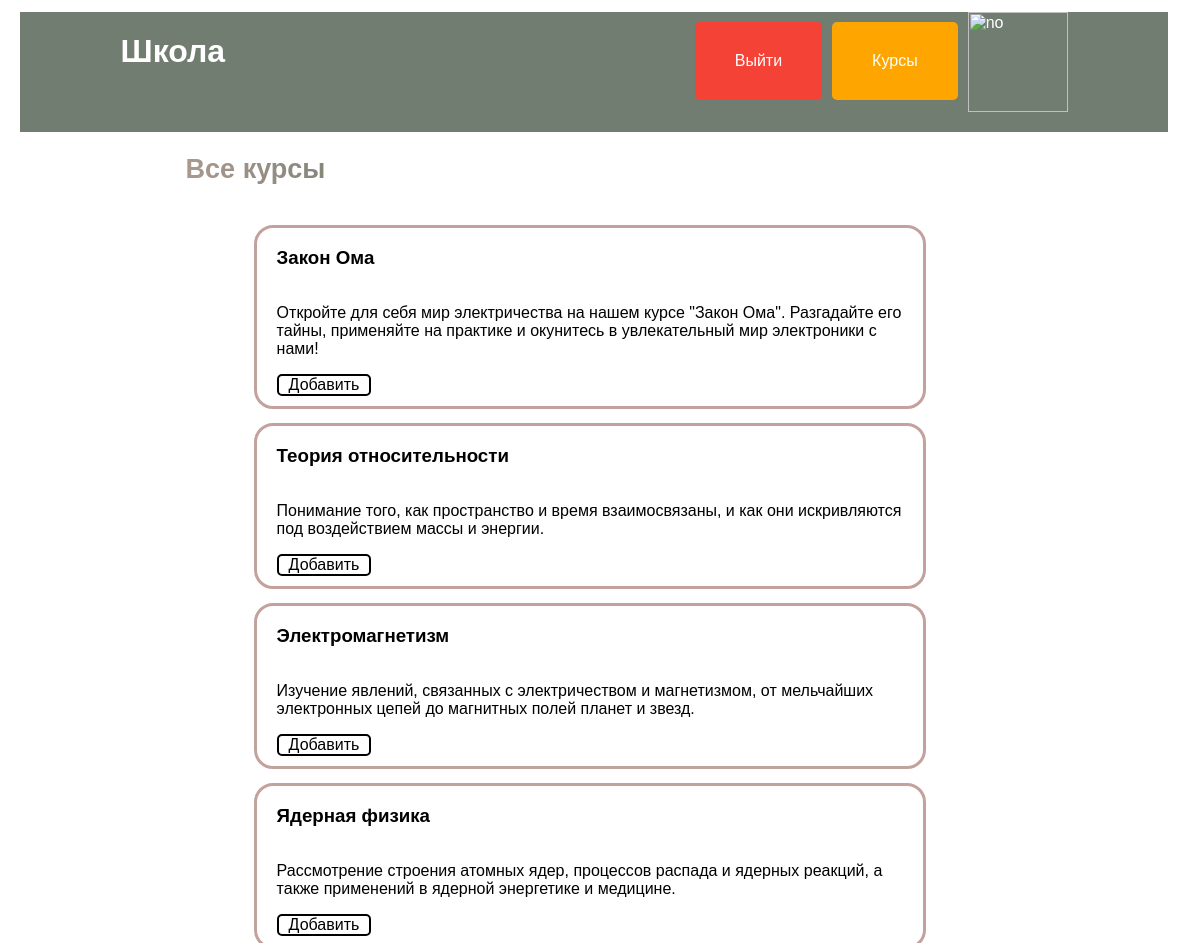
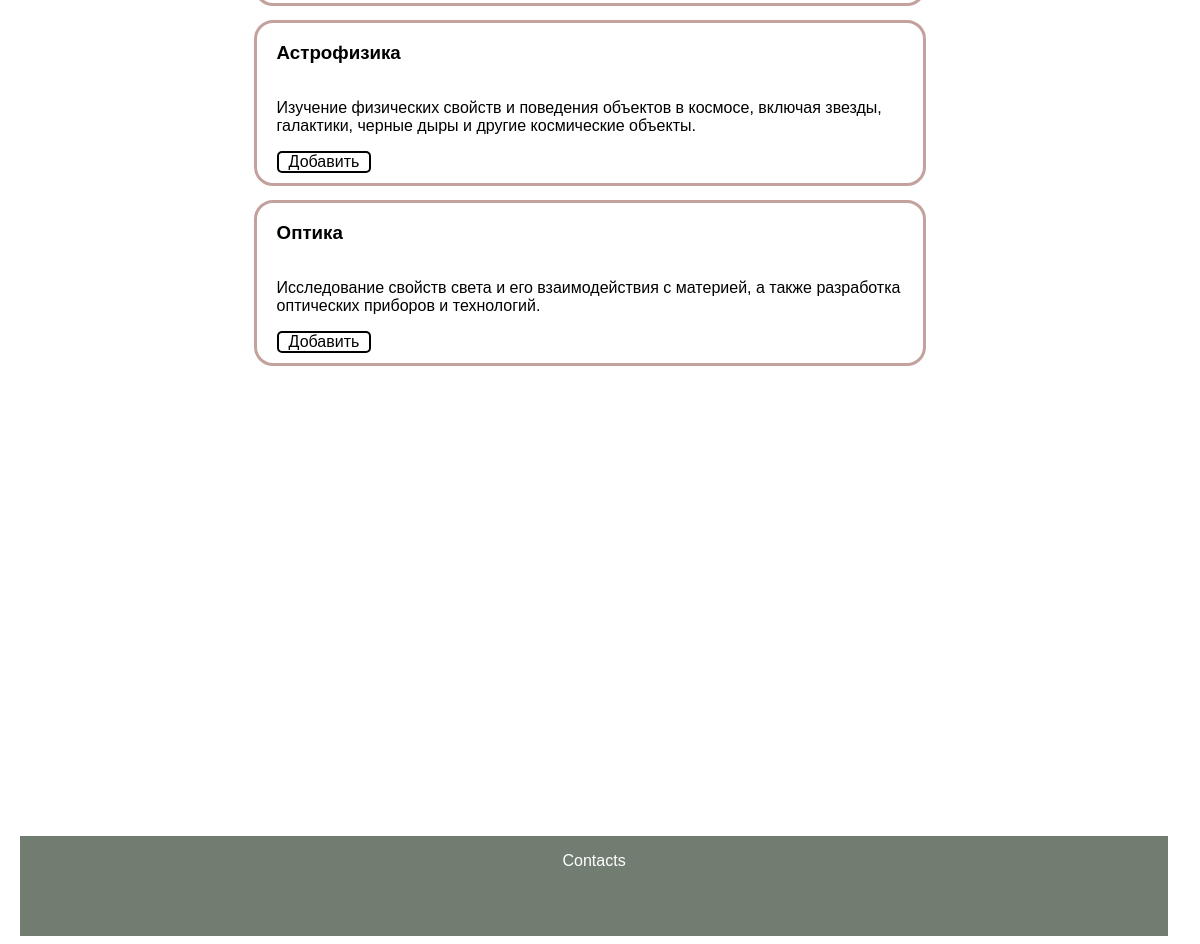
/home/all-courses (signed in), run on the app's committed database (2 pictures, top to bottom).
### data/courses.py (models this page shows)
class Course(SqlAlchemyBase):
    __tablename__ = 'courses'
    id = sqlalchemy.Column(sqlalchemy.Integer,
                           primary_key=True, autoincrement=True)
    title = sqlalchemy.Column(sqlalchemy.String, nullable=True)
    description = sqlalchemy.Column(sqlalchemy.String, nullable=True)
    content = sqlalchemy.Column(sqlalchemy.String, nullable=True)
    created_date = sqlalchemy.Column(sqlalchemy.DateTime,
                                     default=datetime.datetime.now)
    user_course = orm.relationship("UserCourse", back_populates='course')

### main.py (the view, shortened to what this page needs)
@app.route('/home/all-courses')
def all_courses():
    form = HomeForm()
    db_sess = db_session.create_session()
    all_courses = db_sess.query(Course).all()
    id_newcourses = ''
    if current_user.is_authenticated:
        id_courses = db_sess.query(UserCourse).filter(UserCourse.user_id == current_user.id).all()
        my_courses = []
        if id_courses != []:
            for el in id_courses:
                courses = db_sess.query(Course).filter(Course.id == el.id_course).first()
                my_courses.append(courses)
            id_newcourses = []
            for el in my_courses:
                id_newcourses.append(el.id)
        else:
            my_courses = '1'
    else:
        my_courses = ''
    return render_template('all_courses.html', course=all_courses, userinf=current_user, len=len(all_courses), checked=id_newcourses, form=form)

### data/db_session.py (called while the page is built)
def create_session() -> Session:
    global __factory
    return __factory()

### main.py (called while the page is built)
@login_manager.user_loader
def load_user(user_id):
    db_sess = db_session.create_session()
    return db_sess.query(User).get(user_id)

### templates/all_courses.html (shortened to what this page needs)
{% extends "base.html" %}
{% block content %}
<h2 class="gradient">Все курсы</h2>
<div class="all-courses">
{% for el in course %}
    <a href="{{ url_for('course', course_id=el.id) }}">
    <div class="all-onecourse" data-course-id="{{ el.id }}">
<h3><a class="all-onecourse-a">{{ el.title }}</a></h3>
        <p><a class="all-onecourse-a"> {{ el.description }}</a></p>
        {% if userinf != '' %}
                        <div class="course-del-button">
                    {% if checked != '' %}
                        {% if el.id in checked %}
                            <a class="delete-button" href="/delete_my_course/{{ el.id }}/3"></a>
                        {% else %}
                            <a class="add-button" href="/add_my_course/{{ el.id }}/2">Добавить</a>
                        {% endif %}
                    {% else %}
                        <a class="add-button" href="/add_my_course/{{ el.id }}/2">Добавить</a>
                    {% endif %}
                        </div>
                {% endif %}
    </div>
    </a>
{% endfor %}
    </div>
{% endblock %}

### static/styles.css (style rules this page uses)
a { color: inherit; }
.gradient { font-size: 27px; font-weight: 600; background-image: linear-gradient(to left, #4d685a, #aa998f); color: transparent; background-clip: text; -webkit-background-clip: text; display: inline-block; width: 30%; margin-left: 15%; font-family: Verdana, Helvetica, Arial, sans-serif; }
.all-courses { margin-left: 21%; margin-right: 21%; display: flex; flex-direction: column; flex-wrap: wrap; flex-start; justify-content: center; }
.all-onecourse { cursor: pointer; transition: background-color 0.3s ease; display: flex; flex-direction: column; flex-wrap: wrap; justify-content: flex-start ; outline: solid rgb(195,162,158); border-radius: 1rem; margin-right: 3%; margin-top: 3%; font-family: Verdana, Helvetica, Arial, sans-serif; }
.all-onecourse h3 { margin-left: 3%; }
.all-onecourse p { margin-left: 3%; }
.all-onecourse-a { text-decoration:none; color: black; }
.add-button { background-color: #ffffff; color: #000000; padding-left: 10px; padding-right: 10px; border: 2px solid #000000; border-radius: 5px; text-decoration: none; display: inline-block; transition: background-color 0.3s, color 0.3s, border-color 0.3s; }
.course-del-button { margin-left: 3%; margin-bottom: 10px; }

### data on the page
Course: title "Закон Ома", description "Откройте для себя мир электричества на нашем курсе \"Закон Ома\". Разгадайте его тайны, применяйте на практике и окунитесь в увлекательный мир электроники с нами!"
Course: title "Теория относительности", description "Понимание того, как пространство и время взаимосвязаны, и как они искривляются под воздействием массы и энергии."
Course: title "Электромагнетизм", description "Изучение явлений, связанных с электричеством и магнетизмом, от мельчайших электронных цепей до магнитных полей планет и звезд."
Course: title "Ядерная физика", description "Рассмотрение строения атомных ядер, процессов распада и ядерных реакций, а также применений в ядерной энергетике и медицине."
Course: title "Астрофизика", description "Изучение физических свойств и поведения объектов в космосе, включая звезды, галактики, черные дыры и другие космические объекты."
Course: title "Оптика", description "Исследование свойств света и его взаимодействия с материей, а также разработка оптических приборов и технологий."
